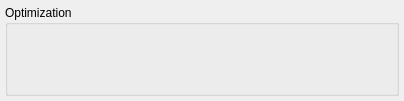
         <widget class="QWidget" name="tab" >
          <attribute name="title" >
           <string>Optimization</string>
          </attribute>
          <layout class="QVBoxLayout" >
           <property name="margin" >
            <number>5</number>
           </property>
           <property name="spacing" >
            <number>5</number>
           </property>
           <item>
            <widget class="QGroupBox" name="groupBox6" >
             <property name="title" >
              <string>Optimization</string>
             </property>
             <property name="lineWidth" stdset="0" >
              <number>1</number>
             </property>
             <layout class="QVBoxLayout" >
              <property name="margin" >
               <number>9</number>
              </property>
              <property name="spacing" >
               <number>0</number>
              </property>
              <item>
               <widget class="MdtGui::LabeledCheckbox" name="C_AREA_OPTIMIZED" >
                <property name="TclProc" >
                  <string>gui_area_optimized</string>
                </property>
                <property name="Label" >
                 <string>Select implementation to optimize area (with lower instruction throughput)</string>
                </property>
                <property name="LabelTooltip" >
                 <string>&lt;qt>Enable area optimized MicroBlaze.   When this parameter is set, the implementation is selected to optimize area, in particular by reducing the pipeline from five stages to three.  It is recommended to enable area optimization on architectures with limited resources, such as Spartan. However, if performance is critical, this parameter should not be set, since then some instructions will require additional clock cycles to execute.&lt;br>&lt;br>Note that the Memory Management Unit (MMU), Branch Target Cache, Instruction Cache Streams, Instruction Cache Victims, and Data Cache Victims are not available when this parameter is set.&lt;/qt></string>
                </property>
                <property name="Key" >
                 <string>C_AREA_OPTIMIZED</string>
                </property>
               </widget>
              </item>
              <item>
               <widget class="MdtGui::LabeledCheckbox" name="C_USE_BRANCH_TARGET_CACHE" >
                <property name="TclProc" >
                  <string>gui_use_btc</string>
                </property>
                <property name="Label" >
                 <string>Enable Branch Target Cache</string>
                </property>
                <property name="LabelTooltip" >
                 <string>&lt;qt>Enable Branch Target Cache in MicroBlaze.  When this parameter is set, the branch target cache is implemented, which improves branch performance by predicting conditional branches and caching branch targets.&lt;br>&lt;br>Note that to be able to use the Branch Target Cache, area optimization must not be enabled.&lt;/qt></string>
                </property>
                <property name="Key" >
                 <string>C_USE_BRANCH_TARGET_CACHE</string>
                </property>
               </widget>
              </item>
              <item>
               <widget class="MdtGui::LabeledCombobox" name="C_BRANCH_TARGET_CACHE_SIZE" >
                <property name="TclProc" >
                  <string>gui_btc_size</string>
                </property>
                <property name="Label" >
                 <string>Branch Target Cache Size</string>
                </property>
                <property name="LabelTooltip" >
                 <string>&lt;qt>This parameter specifies the Branch Target Cache size.  The DEFAULT value, which uses one Block RAM, gives 1024 cache entries in Virtex-5 and Virtex-6, and 512 in all other architectures.  This value is recommended, unless Block RAM use must be avoided or further performance increase is desired.  Values from 8 to 64 entries are implemented with Distributed RAM, and values from 512 to 2048 entries use Block RAM.&lt;/qt></string>
                </property>
                <property name="Key" >
                 <string>C_BRANCH_TARGET_CACHE_SIZE</string>
                </property>
               </widget>
              </item>
              <item>
               <spacer>
                <property name="orientation" >
                 <enum>Qt::Vertical</enum>
                </property>
                <property name="sizeType" >
                 <enum>QSizePolicy::Expanding</enum>
                </property>
                <property name="sizeHint" >
                 <size>
                  <width>370</width>
                  <height>50</height>
                 </size>
                </property>
               </spacer>
              </item>
             </layout>
            </widget>
           </item>
          </layout>
         </widget>
